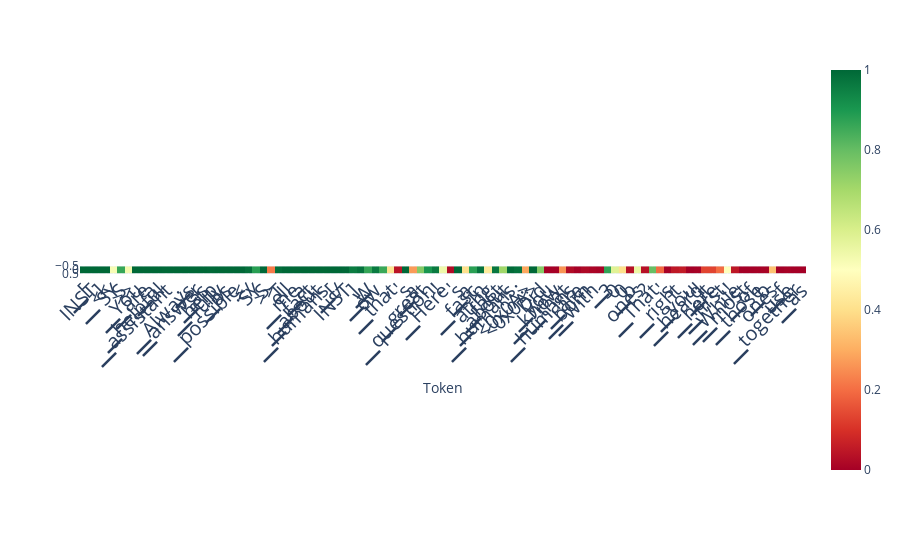

The notebook cell saved with this chart:
### Code cell
scores_per_token = ld.detect(classifier=clf)
plot_scores_per_token(scores_per_token, tokens, lastn_tokens_to_plot=None, detection_method='classifier')

### Figure 1 — Plotly figure (JSON) as saved in the notebook; plotly's stock layout.template omitted (floating-point values rounded to 4 significant figures)
{"data": [{"coloraxis": "coloraxis", "hovertemplate": "Token: %{x}<br>y: %{y}<br>color: %{z}<extra></extra>", "name": "0", "type": "heatmap", "xaxis": "x", "yaxis": "y", "z": [[1, 1.0, 0.9999, 1.0, 0.5199, 0.8628, 0.5295, 0.9998, 1.0, 1.0, 0.9998, 0.9971, 1.0, 1, 1.0, 1.0, 1.0, 0.9974, 0.9999, 1.0, 0.9995, 1.0, 0.9826, 0.8822, 0.9972, 0.2197, 0.988, 1.0, 1.0, 1.0, 1.0, 1.0, 0.9986, 1.0, 1.0, 0.9978, 0.959, 0.9766, 0.8647, 0.9608, 0.8575, 0.4145, 0.0414, 1.0, 0.2707, 0.7535, 0.9036, 0.9628, 0.5413, 0.02468, 0.9988, 0.4032, 0.8791, 0.9778, 0.435, 0.9685, 0.7088, 0.9948, 0.9798, 0.2909, 1.0, 0.7492, 0.001017, 0.002491, 0.2609, 0.02417, 0.003754, 0.01867, 0.01102, 0.006319, 0.8698, 0.58, 0.4021, 0.03444, 0.5498, 0.03617, 0.7962, 0.1954, 0.003157, 0.04965, 0.0574, 0.0003806, 0.003155, 0.1329, 0.1335, 0.1979, 0.5029, 0.04751, 0.0002148, 0.0001548, 0.00238, 0.006515, 0.3403, 2.924e-05, 0.003613, 0.0003003, 0.0007115]]}], "layout": {"autosize": true, "coloraxis": {"cmax": 1, "cmin": 0, "colorscale": [[0, "rgb(165,0,38)"], [0.1, "rgb(215,48,39)"], [0.2, "rgb(244,109,67)"], [0.3, "rgb(253,174,97)"], [0.4, "rgb(254,224,139)"], [0.5, "rgb(255,255,191)"], [0.6, "rgb(217,239,139)"], [0.7, "rgb(166,217,106)"], [0.8, "rgb(102,189,99)"], [0.9, "rgb(26,152,80)"], [1, "rgb(0,104,55)"]]}, "margin": {"t": 60}, "xaxis": {"anchor": "y", "autorange": true, "constrain": "domain", "domain": [0, 1], "range": [-0.5, 96.5], "scaleanchor": "y", "tickangle": -45, "tickfont": {"size": 20}, "ticktext": ["▁[", "INST", "]", "▁<<", "SY", "S", ">>", "▁You", "▁are", "▁a", "▁helpful", "▁assistant", ".", "▁", "▁Always", "▁answer", "▁as", "▁help", "fully", "▁as", "▁possible", ".<", "</", "SY", "S", ">>", "T", "ell", "▁me", "▁a", "▁fact", "▁about", "▁humans", "▁[", "/", "INST", "]", "▁", "▁W", "ow", ",", "▁that", "'", "s", "▁a", "▁great", "▁question", "!", "▁Here", "'", "s", "▁a", "▁fasc", "in", "ating", "▁fact", "▁about", "▁humans", ":", "<0x0A>", "<0x0A>", "Did", "▁you", "▁know", "▁that", "▁humans", "▁are", "▁born", "▁with", "▁", "3", "0", "0", "▁b", "ones", "?", "▁That", "'", "s", "▁right", ",", "▁you", "▁heard", "▁it", "▁here", "▁first", "!", "▁While", "▁most", "▁of", "▁those", "▁b", "ones", "▁f", "use", "▁together", "▁as"], "tickvals": [0, 1, 2, 3, 4, 5, 6, 7, 8, 9, 10, 11, 12, 13, 14, 15, 16, 17, 18, 19, 20, 21, 22, 23, 24, 25, 26, 27, 28, 29, 30, 31, 32, 33, 34, 35, 36, 37, 38, 39, 40, 41, 42, 43, 44, 45, 46, 47, 48, 49, 50, 51, 52, 53, 54, 55, 56, 57, 58, 59, 60, 61, 62, 63, 64, 65, 66, 67, 68, 69, 70, 71, 72, 73, 74, 75, 76, 77, 78, 79, 80, 81, 82, 83, 84, 85, 86, 87, 88, 89, 90, 91, 92, 93, 94, 95, 96], "title": {"text": "Token"}}, "yaxis": {"anchor": "x", "autorange": true, "constrain": "domain", "domain": [0.4809, 0.5191], "range": [0.5, -0.5]}}}
